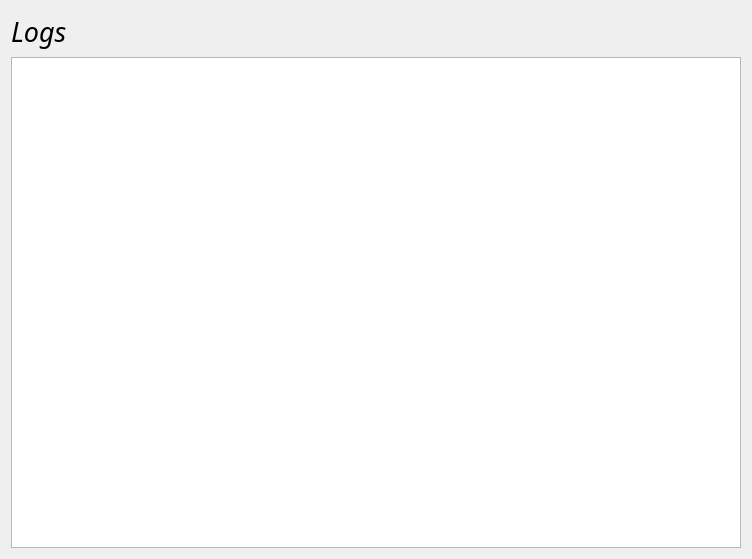
<?xml version="1.0" encoding="UTF-8"?>
<ui version="4.0">
 <class>LogsPage</class>
 <widget class="QWidget" name="LogsPage">
  <property name="geometry">
   <rect>
    <x>0</x>
    <y>0</y>
    <width>752</width>
    <height>559</height>
   </rect>
  </property>
  <property name="windowTitle">
   <string>Form</string>
  </property>
  <property name="styleSheet">
   <string notr="true">#save{
	width:40px;
	height:40px;
	border: 0px solid transparent;
	image: url(:/icons/imgs/save.png);
}
#clear{
	width:40px;
	height:40px;
	border: 0px solid transparent;
	image: url(:/icons/imgs/clear.png);
}</string>
  </property>
  <layout class="QVBoxLayout" name="verticalLayout">
   <item>
    <layout class="QHBoxLayout" name="horizontalLayout">
     <item>
      <widget class="QLabel" name="label">
       <property name="font">
        <font>
         <family>Smiley Sans</family>
         <pointsize>20</pointsize>
         <italic>true</italic>
        </font>
       </property>
       <property name="text">
        <string>Logs</string>
       </property>
       <property name="indent">
        <number>-1</number>
       </property>
      </widget>
     </item>
     <item>
      <spacer name="horizontalSpacer">
       <property name="orientation">
        <enum>Qt::Horizontal</enum>
       </property>
       <property name="sizeHint" stdset="0">
        <size>
         <width>40</width>
         <height>20</height>
        </size>
       </property>
      </spacer>
     </item>
     <item>
      <widget class="QPushButton" name="save">
       <property name="text">
        <string/>
       </property>
      </widget>
     </item>
     <item>
      <widget class="QPushButton" name="clear">
       <property name="text">
        <string/>
       </property>
      </widget>
     </item>
    </layout>
   </item>
   <item>
    <widget class="QTextEdit" name="log">
     <property name="readOnly">
      <bool>true</bool>
     </property>
    </widget>
   </item>
  </layout>
 </widget>
 <resources/>
 <connections/>
</ui>
